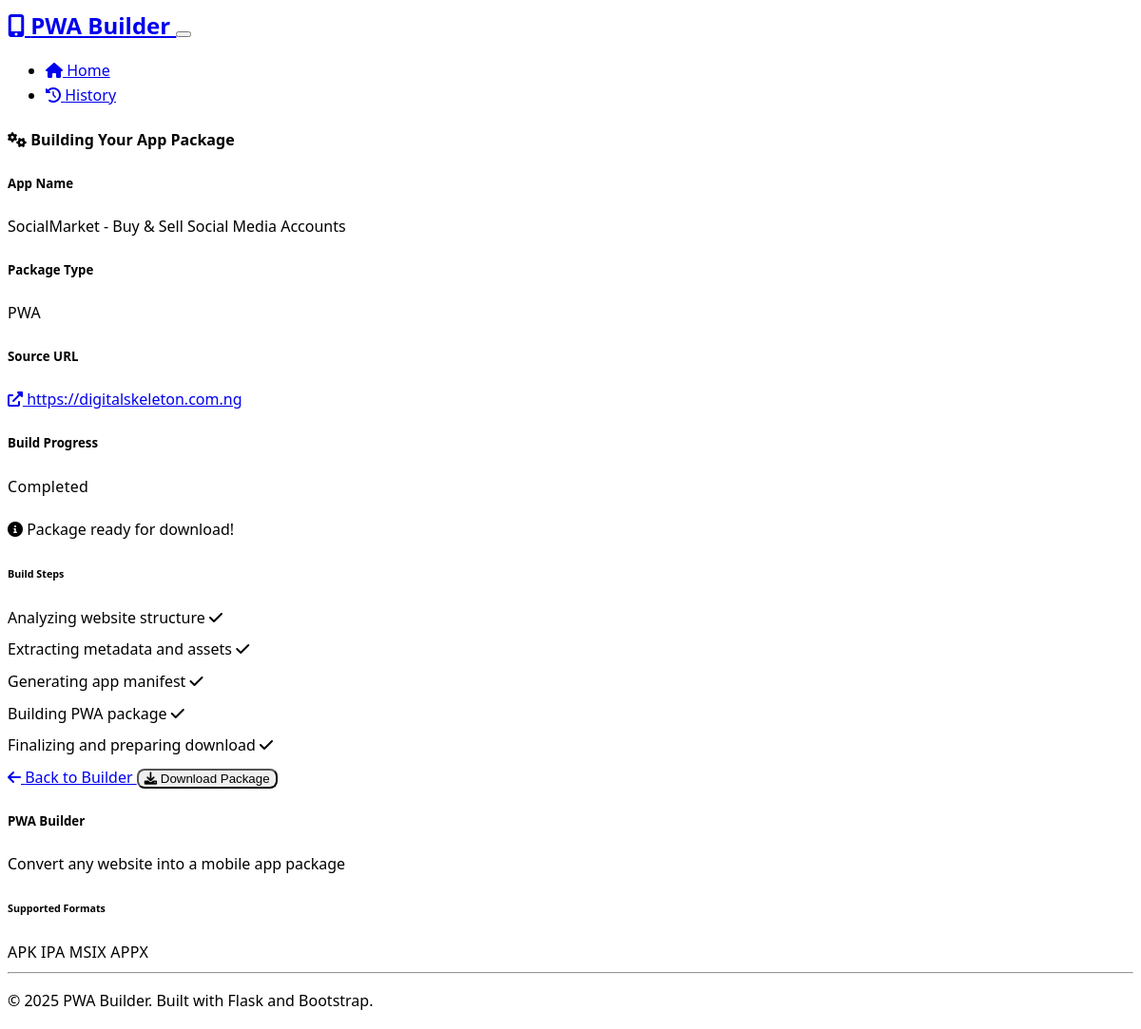
Page /build/62d3d8de-5127-40ba-9d62-c56cc27befb1 on the committed database.
### models.py (models this page shows, shortened)
class BuildJob(db.Model):
    id = db.Column(db.String(36), primary_key=True)
    url = db.Column(db.String(500), nullable=False)
    app_name = db.Column(db.String(100), nullable=False)
    package_type = db.Column(db.String(20), nullable=False)  # apk, ipa, msix, etc.
    status = db.Column(db.String(20), default='pending')  # pending, building, completed, failed
    created_at = db.Column(db.DateTime, default=datetime.utcnow)
    completed_at = db.Column(db.DateTime)
    error_message = db.Column(db.Text)
    download_path = db.Column(db.String(500))
    manifest_data = db.Column(db.Text)  # JSON string of the app manifest

### routes.py (the view)
@app.route('/build/<job_id>')
def build_progress(job_id):
    job = BuildJob.query.get_or_404(job_id)
    return render_template('build_progress.html', job=job)

### templates/build_progress.html (shortened to what this page needs)
{% extends "base.html" %}
{% block content %}
<div class="container">
    <div class="row justify-content-center">
        <div class="col-lg-8">
            <div class="card shadow-lg border-0">
                <div class="card-header bg-primary text-white">
                    <h4 class="card-title mb-0">
                        <i class="fas fa-cogs me-2"></i>
                        Building Your App Package
                    </h4>
                </div>
                <div class="card-body p-4">
                    <div class="row mb-4">
                        <div class="col-md-6">
                            <h5 class="text-muted">App Name</h5>
                            <p class="fs-5 fw-semibold">{{ job.app_name }}</p>
                        </div>
                        <div class="col-md-6">
                            <h5 class="text-muted">Package Type</h5>
                            <span class="badge bg-primary fs-6">{{ job.package_type.upper() }}</span>
                        </div>
                    </div>
                    <div class="row mb-4">
                        <div class="col-12">
                            <h5 class="text-muted">Source URL</h5>
                            <p class="fs-6">
                                <a href="{{ job.url }}" target="_blank" class="text-decoration-none">
                                    <i class="fas fa-external-link-alt me-1"></i>
                                    {{ job.url }}
                                </a>
                            </p>
                        </div>
                    </div>
                    <div class="mb-4">
                        <div class="d-flex justify-content-between align-items-center mb-3">
                            <h5 class="mb-0">Build Progress</h5>
                            <span class="badge" id="statusBadge">{{ job.status.title() }}</span>
                        </div>
                        <div class="progress mb-3" style="height: 20px;">
                        </div>
                        <div id="statusMessage" class="alert alert-info">
                            <i class="fas fa-info-circle me-2"></i>
                            <span id="statusText">Initializing build process...</span>
                        </div>
                    </div>
                    <div class="mb-4">
                        <h6 class="text-muted mb-3">Build Steps</h6>
                        <div class="list-group">
                            <div class="list-group-item d-flex align-items-center" id="step1">
                                <span>Analyzing website structure</span>
                                <i class="fas fa-check text-success ms-auto" style="display: none;"></i>
                            </div>
                            <div class="list-group-item d-flex align-items-center" id="step2">
                                <span>Extracting metadata and assets</span>
                                <i class="fas fa-check text-success ms-auto" style="display: none;"></i>
                            </div>
                            <div class="list-group-item d-flex align-items-center" id="step3">
                                <span>Generating app manifest</span>
                                <i class="fas fa-check text-success ms-auto" style="display: none;"></i>
                            </div>
                            <div class="list-group-item d-flex align-items-center" id="step4">
                                <span>Building {{ job.package_type.upper() }} package</span>
                                <i class="fas fa-check text-success ms-auto" style="display: none;"></i>
                            </div>
                            <div class="list-group-item d-flex align-items-center" id="step5">
                                <span>Finalizing and preparing download</span>
                                <i class="fas fa-check text-success ms-auto" style="display: none;"></i>
                            </div>
                        </div>
                    </div>
                    <div class="d-flex gap-3">
                        <a href="{{ url_for('index') }}" class="btn btn-outline-secondary">
                            <i class="fas fa-arrow-left me-2"></i>
                            Back to Builder
                        </a>
                        <button id="downloadBtn" class="btn btn-success" style="display: none;" onclick="window.location.href='{{ url_for('download_package', job_id=job.id) }}'">
                            <i class="fas fa-download me-2"></i>
                            Download Package
                        </button>
                    </div>
                </div>
            </div>
        </div>
    </div>
</div>
{% endblock %}

### static/css/custom.css (style rules this page uses)
:root { --bs-primary-rgb: 13, 110, 253; --bs-success-rgb: 25, 135, 84; --bs-info-rgb: 13, 202, 240; --bs-warning-rgb: 255, 193, 7; --bs-danger-rgb: 220, 53, 69; }
body { font-family: 'Segoe UI', Tahoma, Geneva, Verdana, sans-serif; line-height: 1.6; }
.card { border-radius: 12px; transition: transform 0.2s ease-in-out, box-shadow 0.2s ease-in-out; }
.card-header { border-radius: 12px 12px 0 0 !important; border-bottom: none; }
.btn { border-radius: 8px; font-weight: 500; transition: all 0.2s ease-in-out; }
.progress { border-radius: 10px; background-color: var(--bs-gray-200); }
.list-group-item { border-radius: 8px !important; border: 1px solid var(--bs-border-color); margin-bottom: 8px; transition: background-color 0.2s ease-in-out; }
.alert { border-radius: 10px; border: none; }
[data-bs-theme="dark"] .card { background-color: var(--bs-dark); border-color: var(--bs-gray-700); }
[data-bs-theme="dark"] .list-group-item { background-color: var(--bs-dark); border-color: var(--bs-gray-700); color: var(--bs-light); }
.badge { font-weight: 500; letter-spacing: 0.02em; }

### rows in the picture
BuildJob: app_name "SocialMarket - Buy & Sell Social Media Accounts", package_type "PWA", url "https://digitalskeleton.com.ng"
